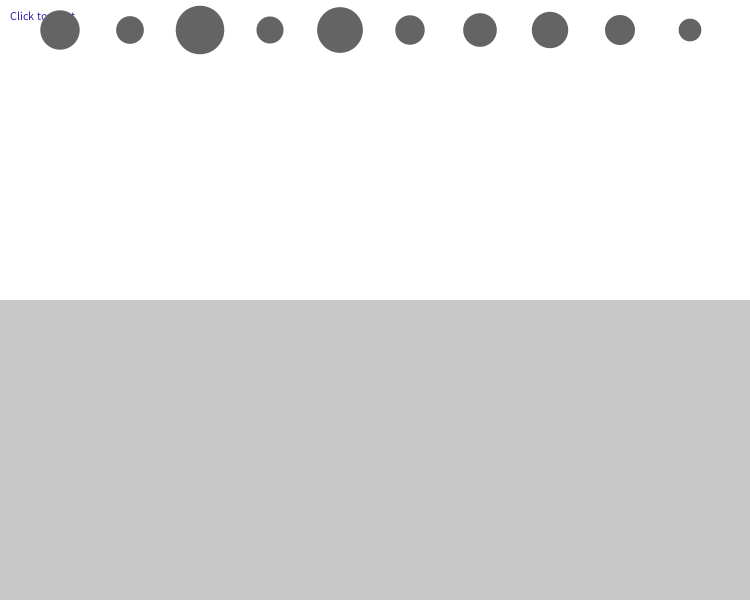
Frame 1 (no input)
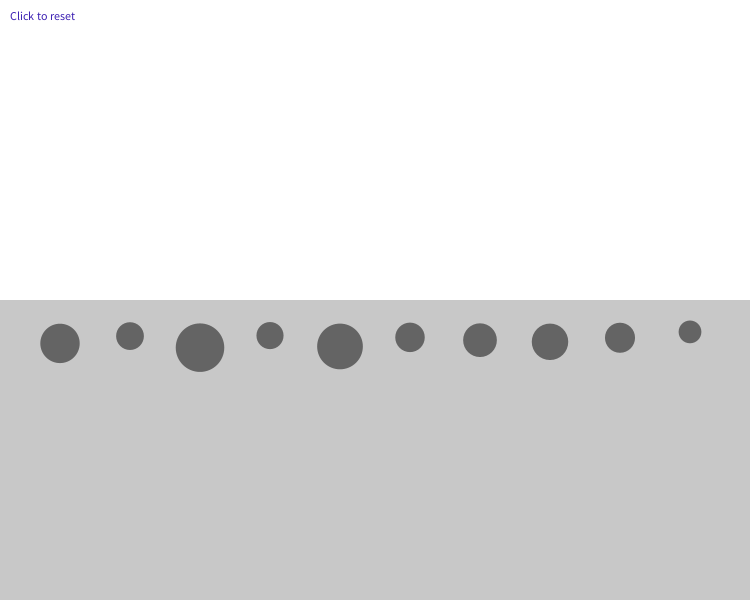
Frame 60 (the mouse pressed at the canvas centre just before this capture)
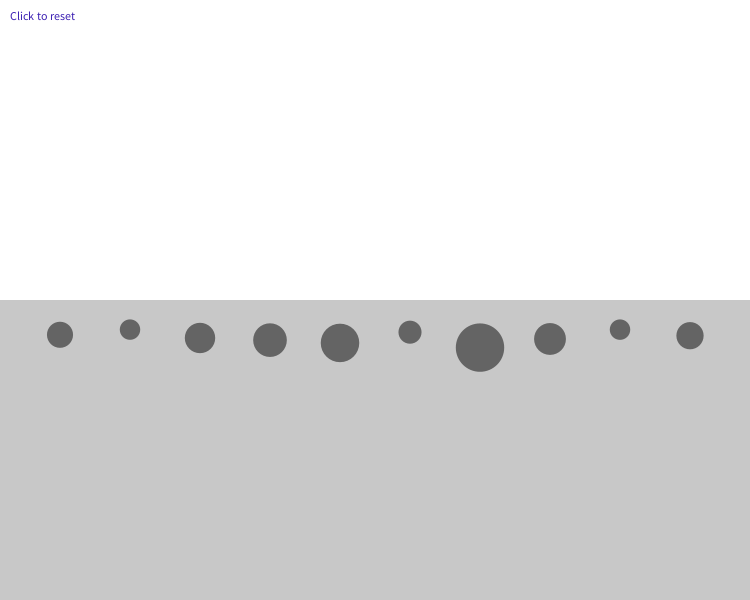
Frame 120 (the mouse held since frame 60 and released just before this capture)

The Processing sketch that drew these frames (run headless with seeded random() and noise(); from frame 60 on, the mouse is pressed at the canvas centre):

// Processing sketch: DRAG_
// ── DRAG_.pde
Ball[] balls = new Ball[10];
Liquid l;
PVector Drag, GForce;
float cD = -0.01;
int x = 60;

void setup(){
  size(750, 600);
  l = new Liquid(0, height/2, width, height/2, cD);
  for(int i = 0; i < 10; i++){
    balls[i] = new Ball(x,30,random(0.2, 0.5));
    x += 70;
  }
}

void draw(){
  background(255);
  
  fill(59, 31, 178);
  text("Click to reset",10,20);
  
  l.display();
  
  for(Ball b : balls){
    GForce = new PVector(0, 0.2*b.mass);
    
    if(l.contains(b)){
      Drag = l.drag(b);
      b.applyForce(Drag);
    }
    
    b.display();
    b.applyForce(GForce); 
    b.update();
    b.checkEdges();
  }
}

void mousePressed(){
  x = 60;
  for(int i = 0; i < 10; i++){
    balls[i] = new Ball(x,30,random(0.2, 0.5));
    x += 70;
  }
}

// ── Ball.pde
class Ball{
  PVector loc, vel, acc, position;
  float mass, r;
  
  Ball(float x, float y, float Mass){
    loc = new PVector(x, y);
    vel = new PVector(0, 0);
    acc = new PVector(0, 0);
    mass = Mass;
    r = mass*100;
  }
  
  void display(){
   fill(100);
   ellipse(loc.x, loc.y, r, r); 
  }
  
  void update(){
   vel.add(acc);
   loc.add(vel); 
   acc.setMag(0);
  }
  
  void applyForce(PVector force){
   PVector f = force;
   f.div(mass);
   acc.add(f);
  }
  
  void checkEdges(){
    if(loc.x > width - r/2 || loc.x < -width + r/2){
      loc.x = width - r/2;
      vel.x *= -1;
    }else if(loc.y > height - r/2 || loc.y < -height + r/2){
      loc.y = height - r/2;
      vel.y *= -1;
    }
  }
}

// ── Liquid.pde
class Liquid{
  float x, y, w, h, cD;
  Liquid(float x_,float y_,float w_, float h_, float cD_){
    x = x_;
    y = y_;
    w = w_;
    h = h_;
    cD = cD_;
  }
  
  boolean contains(Ball b){
    PVector l = b.loc;
    return l.x > x && l.x < x + w && l.y > y && l.y < y + h;
  } 
  
  void display(){
    fill(200);
    noStroke();
    rect(x, y, w, h);
  }
  
  PVector drag(Ball b){
    PVector Drag = b.vel.copy();
    float speed = b.vel.mag();
    Drag.normalize();
    Drag.mult(cD*speed*speed);
    return Drag;
  }
}
